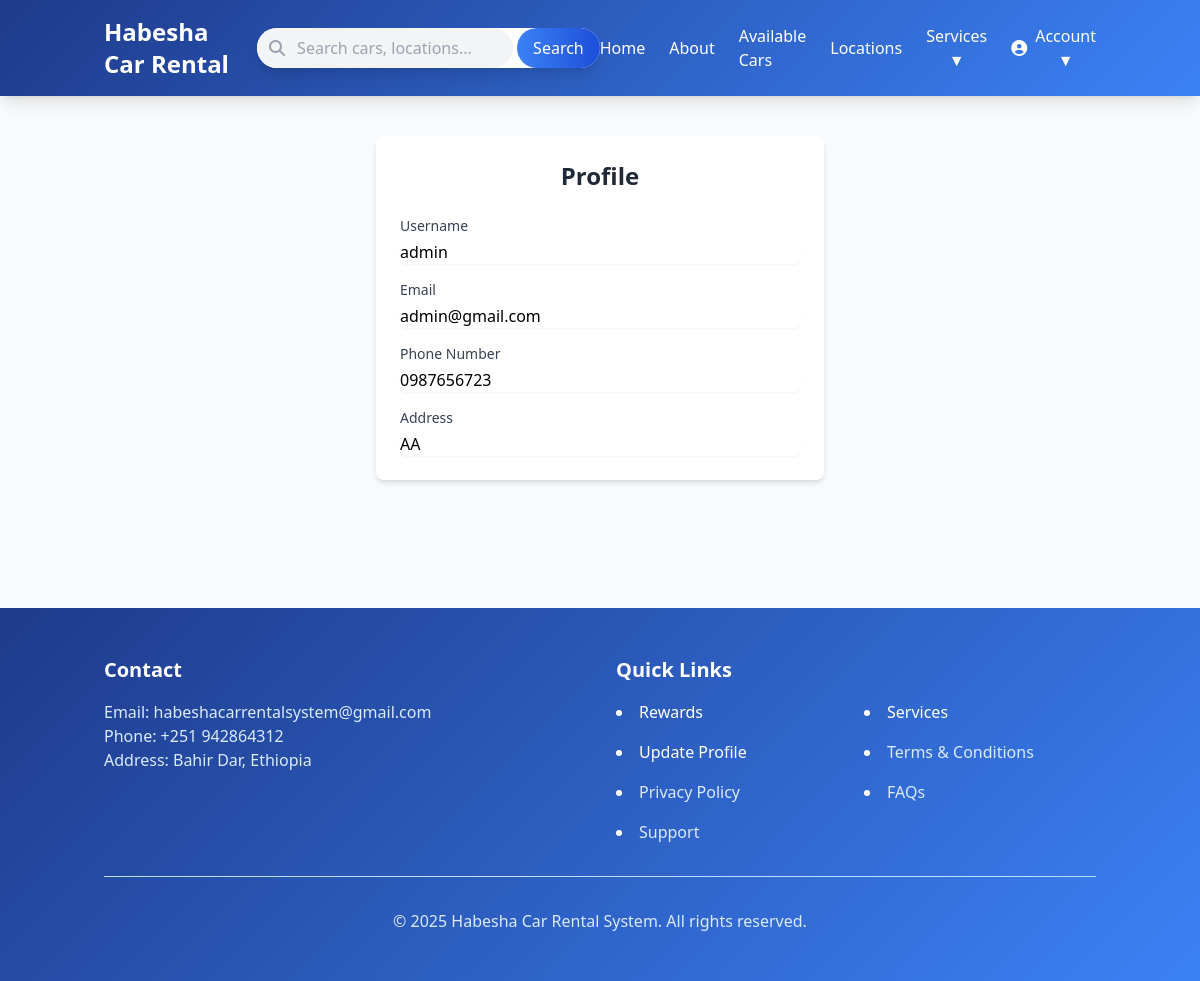
Screenshot of /profile/ (signed in) with the database file from the repository.
### rental/models.py (models this page shows, shortened)
class CustomProfile(models.Model):
    user = models.OneToOneField(User, on_delete=models.CASCADE)
    phone_number = models.CharField(max_length=15,blank = True)
    address = models.CharField(max_length=200, blank=True)
    id_front_image = models.ImageField(upload_to='id_images/front/', null=True, blank=True,serialize = False)
    id_back_image = models.ImageField(upload_to='id_images/back/', null=True, blank=True,serialize = False)
    extracted_name = models.CharField(max_length=255, blank=True, null=True)
    def is_complete(self):
        return all([
            self.phone_number,
            self.address,
            self.id_front_image,
            self.id_back_image,
            self.extracted_name,
        ])

### rental/views.py (the view)
# urls.py: path('profile/', views.profile, name='profile'),
@login_required
def profile(request):
    profile = get_object_or_404(CustomProfile, user=request.user)
    return render(request, 'rental/profile.html', {'profile': profile})

### rental/templates/rental/profile.html
{% extends 'rental/base.html' %}
{% block content %}
<div class="max-w-md mx-auto bg-white rounded-lg shadow-md p-6 mt-10">
    <h2 class="text-2xl font-bold mb-6 text-center text-gray-800">Profile</h2>
    <div class="space-y-4">
        <div>
            <label class="block text-sm font-medium text-gray-700">Username</label>
            <p class="mt-1 block w-full rounded-md border-gray-300 shadow-sm">{{ profile.user.username }}</p>
        </div>
        <div>
            <label class="block text-sm font-medium text-gray-700">Email</label>
            <p class="mt-1 block w-full rounded-md border-gray-300 shadow-sm">{{ profile.user.email }}</p>
        </div>
        <div>
            <label class="block text-sm font-medium text-gray-700">Phone Number</label>
            <p class="mt-1 block w-full rounded-md border-gray-300 shadow-sm">{{ profile.phone_number }}</p>
        </div>
        <div>
            <label class="block text-sm font-medium text-gray-700">Address</label>
            <p class="mt-1 block w-full rounded-md border-gray-300 shadow-sm">{{ profile.address }}</p>
        </div>
    </div>
</div>
{% endblock %}

### rows the page displays
CustomProfile: user.username "admin", user.email "admin@gmail.com", phone_number "0987656723", address "AA"
